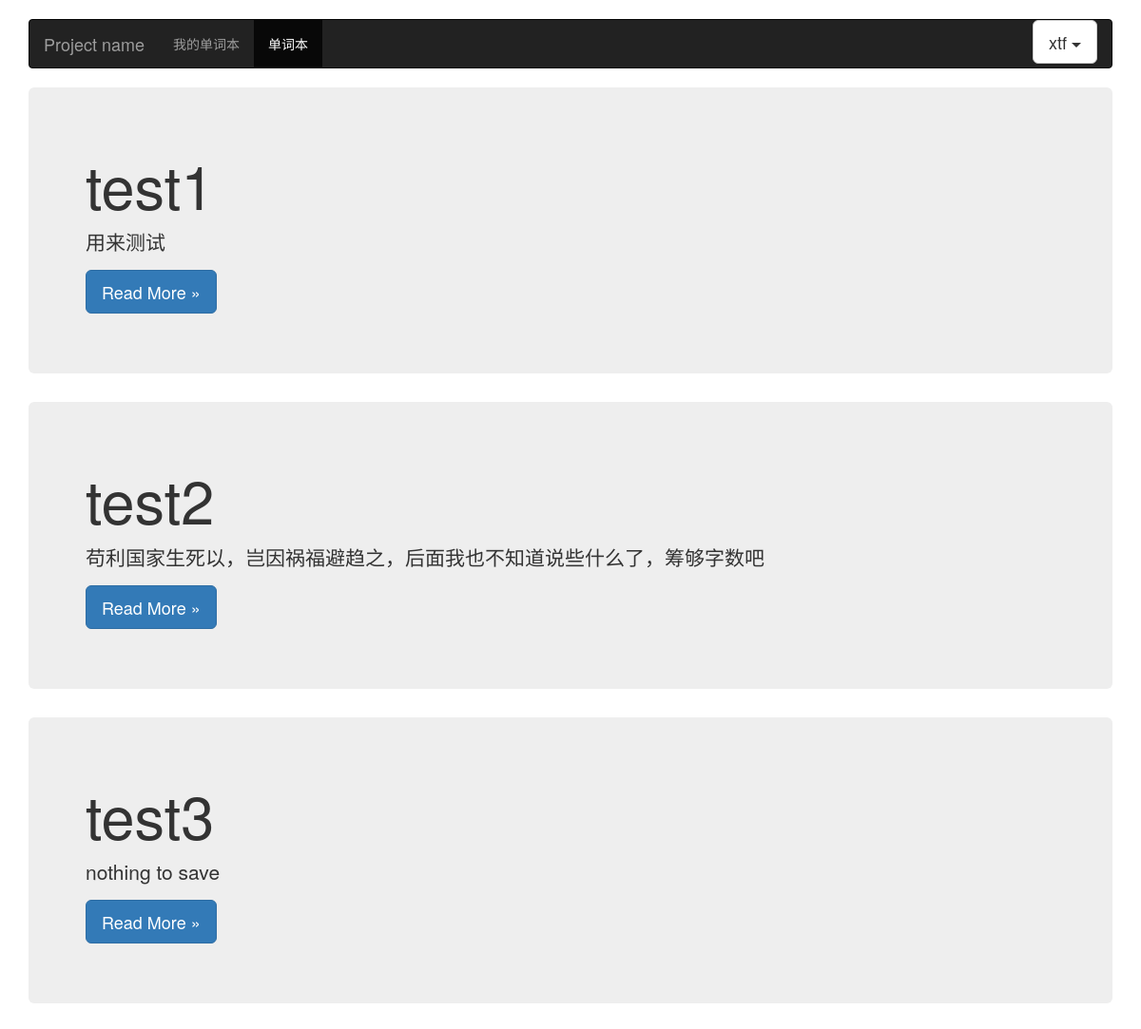
The page /learn/wordbook/ on the database its author committed.
### learn/models.py (models this page shows, shortened)
class WordBook(models.Model):
    title = models.CharField(blank=True, max_length=50,
                                   verbose_name=u"书名")
    description = models.CharField(blank=True, max_length=200,
                                   verbose_name=u"描述")
    uploaded_user = models.ForeignKey(User, verbose_name=u"上传人", on_delete=models.CASCADE)
    word_num = models.IntegerField(default=1000, verbose_name=u"单词数")
    class Meta:
        verbose_name = u"单词本"
        verbose_name_plural = verbose_name

### learn/views.py (the view)
# urls.py: path('wordbook/', views.wordbook, name='wordbook'),
def wordbook(request):
    all_wordbooks = WordBook.objects.all()
    wordbook_info = []
    for wordbook in all_wordbooks:
        info = {}
        info['title'] = wordbook.title
        info['description'] = wordbook.description
        info['uploaded_user'] = wordbook.uploaded_user.username
        info['word_num'] = wordbook.word_num
        info['wordbook_id'] = wordbook.id
        wordbook_info.append(info)
        user_name = wordbook.uploaded_user.username
    return render(request, 'workbook.html', {'data': wordbook_info, 'username': user_name})

### learn/templates/workbook.html (shortened to what this page needs)
<!DOCTYPE html>
{% load static %}
<html lang="zh-CN">
  <head>
    <link href="https://cdn.bootcss.com/bootstrap/3.3.7/css/bootstrap.min.css" rel="stylesheet">
    <link href="{% static 'css/navbar.css'%}" rel="stylesheet">
  </head>
  <body>
    <div class="container">
      <nav class="navbar navbar-inverse">
        <div class="container-fluid">
          <div class="navbar-header">
            <a class="navbar-brand" href="#">Project name</a>
          </div>
          <div id="navbar" class="navbar-collapse collapse">
            <ul class="nav navbar-nav">
                <li><a href="{% url 'mywordbook' %}">我的单词本</a></li>
                <li class="active"><a href="{% url 'wordbook' %}">单词本</a></li>
            </ul>
            <ul class="nav navbar-nav navbar-right">
              <div class="btn-group">
              <button type="button" class="btn btn-default btn-lg dropdown-toggle" data-toggle="dropdown" aria-haspopup="true" aria-expanded="false">
                {{username}} <span class="caret"></span>
              </button>
            </div>
            </ul>
          </div>
        </div>
      </nav>
      {% for wordbook in data %}
      <div class="jumbotron">
        <h1>{{wordbook.title}}</h1>
        <p>{{wordbook.description}}</p>
        <p>
          <a class="btn btn-lg btn-primary" href="wordbookunit?id={{wordbook.wordbook_id}}" role="button">Read More &raquo;</a>
        </p>
      </div>
      {% endfor %}
    </div>
  </body>
</html>

### static/css/navbar.css (style rules this page uses)
body { padding-top: 20px; padding-bottom: 20px; }
.navbar { margin-bottom: 20px; }

### rows shown on the page
WordBook: title "test1", description "用来测试"
WordBook: title "test2", description "苟利国家生死以，岂因祸福避趋之，后面我也不知道说些什么了，筹够字数吧"
WordBook: title "test3", description "nothing to save"

### other values the page prints
{{ username }} "xtf"
